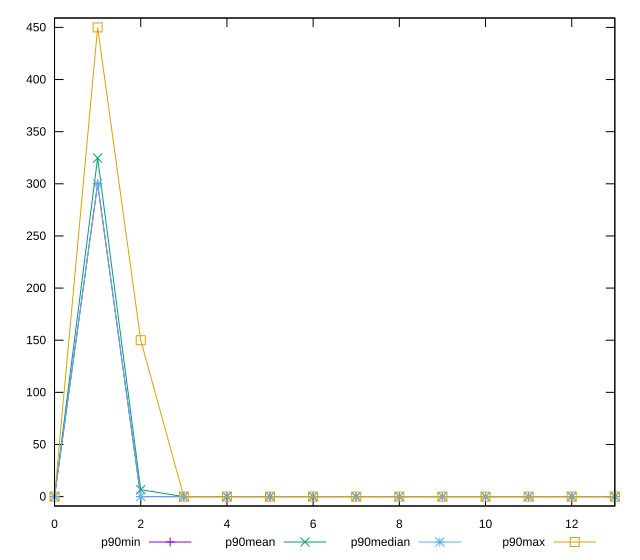

Write the gnuplot code that produced this figure.
reset

$p90Min <<EOF
0 0
1 300
2 0
3 0
4 0
5 0
6 0
7 0
8 0
9 0
10 0
11 0
12 0
13 0
EOF

$p90Mean <<EOF
0 0
1 324.72527472527474
2 6.593406593406593
3 0
4 0
5 0
6 0
7 0
8 0
9 0
10 0
11 0
12 0
13 0
EOF

$p90Median <<EOF
0 0
1 300
2 0
3 0
4 0
5 0
6 0
7 0
8 0
9 0
10 0
11 0
12 0
13 0
EOF

$p90Max <<EOF
0 0
1 450
2 150
3 0
4 0
5 0
6 0
7 0
8 0
9 0
10 0
11 0
12 0
13 0
EOF

set key outside below
set xrange [0:13]
set yrange [-9:459]
set trange [-9:459]
set terminal svg size 640, 560 enhanced background rgb 'white'
set output "reprap/unminified-css/progression/value.svg"

plot $p90Min title "p90min" with linespoints, \
     $p90Mean title "p90mean" with linespoints, \
     $p90Median title "p90median" with linespoints, \
     $p90Max title "p90max" with linespoints

reset
